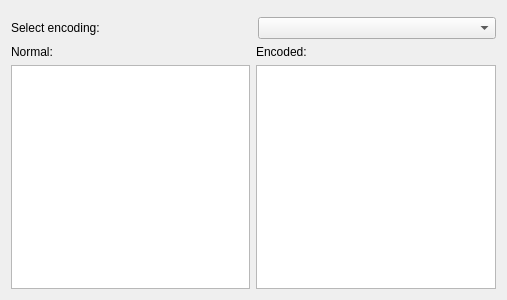
<?xml version="1.0" encoding="UTF-8"?>
<ui version="4.0">
 <class>TextEncodeWidget</class>
 <widget class="QWidget" name="TextEncodeWidget">
  <property name="geometry">
   <rect>
    <x>0</x>
    <y>0</y>
    <width>507</width>
    <height>300</height>
   </rect>
  </property>
  <property name="windowTitle">
   <string>Form</string>
  </property>
  <layout class="QVBoxLayout" name="verticalLayout">
   <item>
    <widget class="Line" name="line">
     <property name="orientation">
      <enum>Qt::Vertical</enum>
     </property>
    </widget>
   </item>
   <item>
    <layout class="QHBoxLayout" name="horizontalLayout">
     <item>
      <widget class="QLabel" name="label_2">
       <property name="sizePolicy">
        <sizepolicy hsizetype="Minimum" vsizetype="Preferred">
         <horstretch>0</horstretch>
         <verstretch>0</verstretch>
        </sizepolicy>
       </property>
       <property name="minimumSize">
        <size>
         <width>241</width>
         <height>0</height>
        </size>
       </property>
       <property name="maximumSize">
        <size>
         <width>241</width>
         <height>16777215</height>
        </size>
       </property>
       <property name="text">
        <string>Select encoding:</string>
       </property>
      </widget>
     </item>
     <item>
      <widget class="QComboBox" name="encodingOptionsComboBox">
       <property name="sizePolicy">
        <sizepolicy hsizetype="Expanding" vsizetype="Fixed">
         <horstretch>0</horstretch>
         <verstretch>0</verstretch>
        </sizepolicy>
       </property>
      </widget>
     </item>
    </layout>
   </item>
   <item>
    <layout class="QHBoxLayout" name="horizontalLayout_2">
     <item>
      <layout class="QVBoxLayout" name="inputLayout">
       <item>
        <widget class="QLabel" name="label">
         <property name="text">
          <string>Normal:</string>
         </property>
        </widget>
       </item>
       <item>
        <widget class="QPlainTextEdit" name="inputText"/>
       </item>
      </layout>
     </item>
     <item>
      <layout class="QVBoxLayout" name="outputLayout">
       <item>
        <widget class="QLabel" name="label_3">
         <property name="text">
          <string>Encoded:</string>
         </property>
        </widget>
       </item>
       <item>
        <widget class="QPlainTextEdit" name="outputText"/>
       </item>
      </layout>
     </item>
    </layout>
   </item>
  </layout>
 </widget>
 <resources/>
 <connections/>
</ui>
